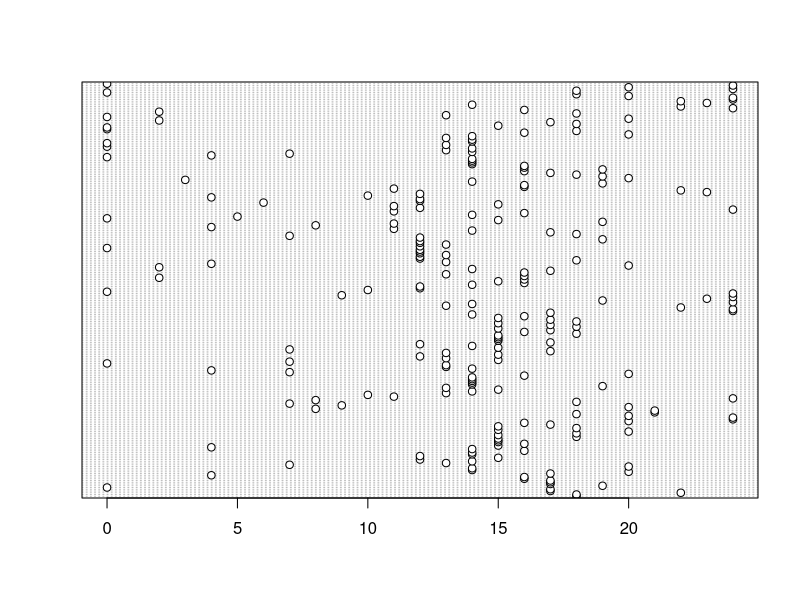
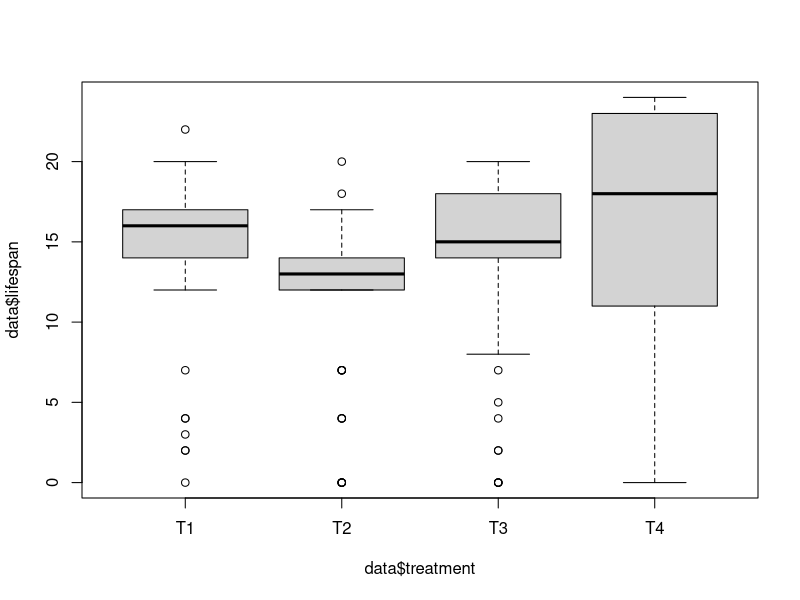
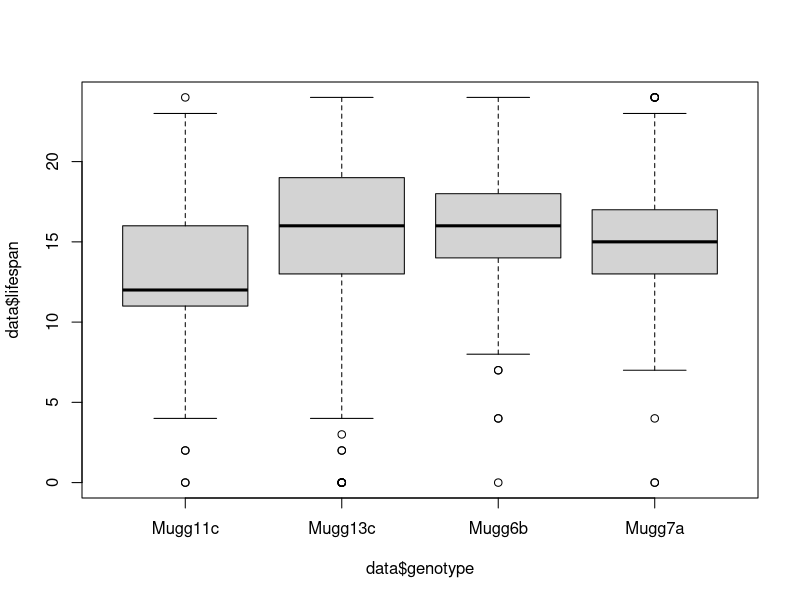
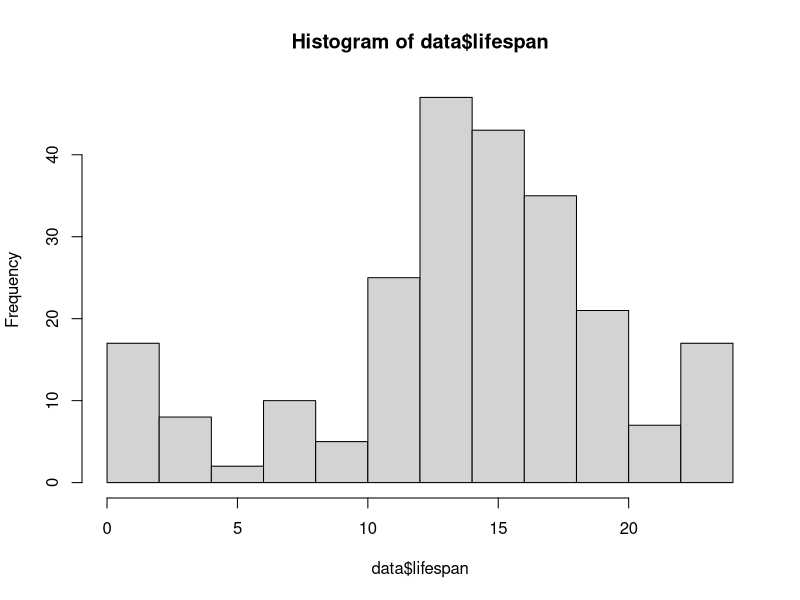
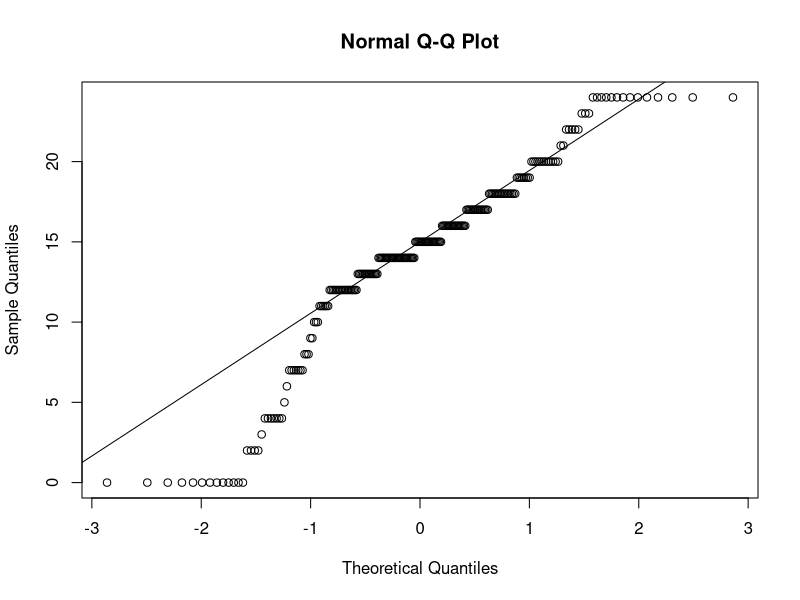
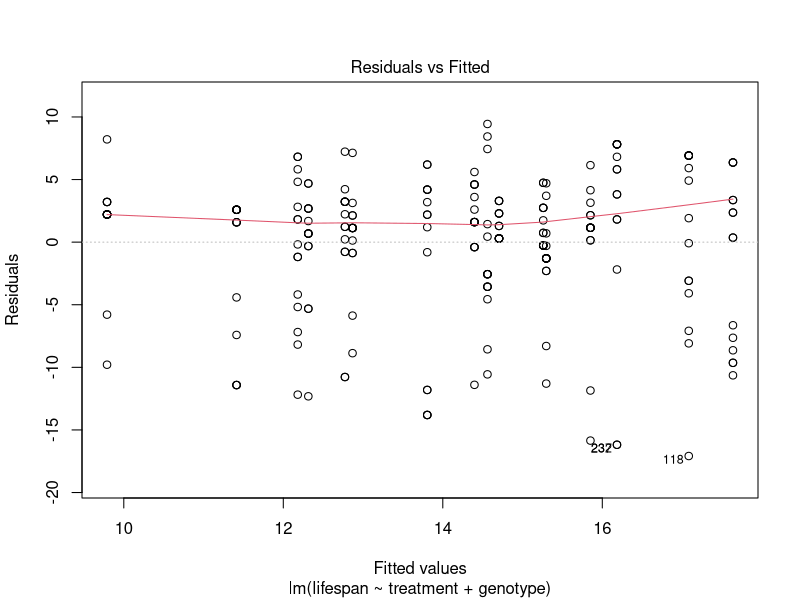
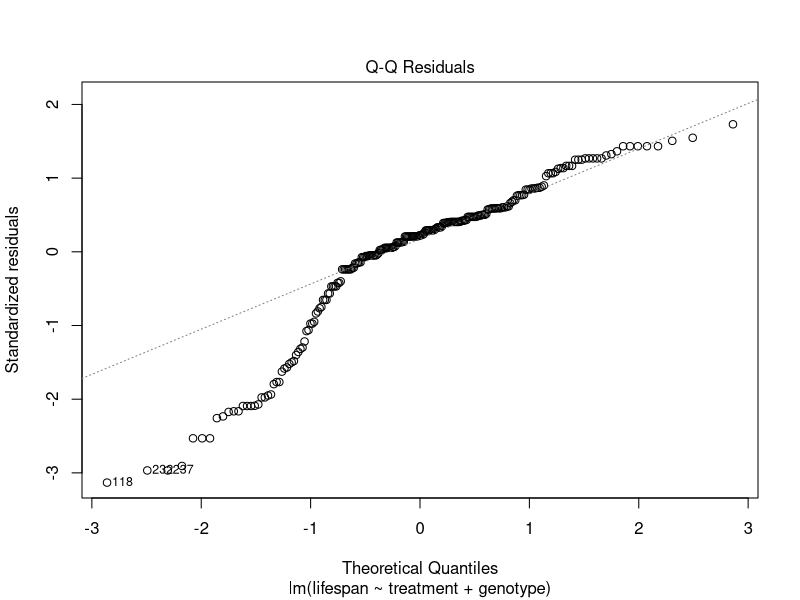
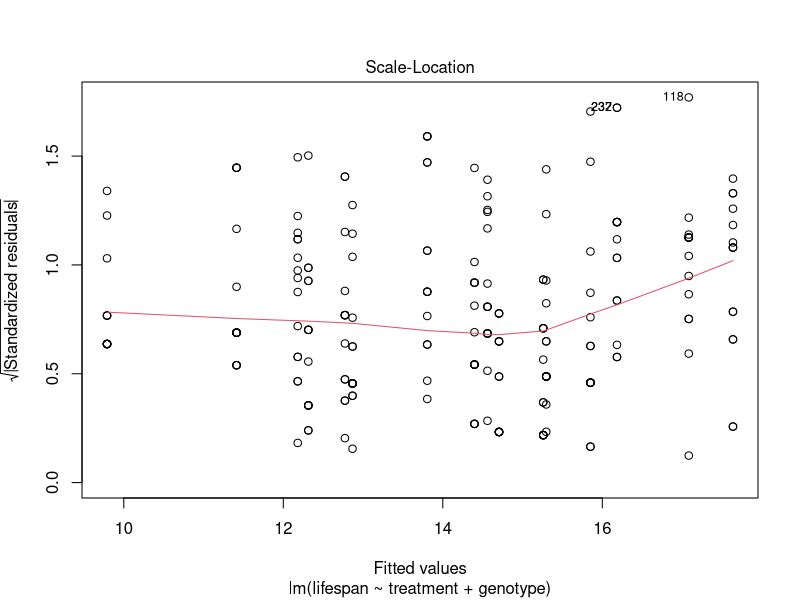

The R source for these figures, in order:
## ---- chunk 1
knitr::opts_chunk$set(echo = TRUE, tidy=TRUE, message = FALSE, warning = FALSE, fig.keep = "all", fig.show = "asis", fig.width = 7, fig.height = 5, fig.show="hold",fig.align="center")
## ---- chunk 2
setwd("C:/Users/Acer/Desktop/R tutorials")

data <- read.table("GrazingExp.csv",header=T,sep=',')

## ---- chunk 3
str(data)
## ---- chunk 4
data$treatment<-as.factor(data$treatment)

data$genotype<-as.factor(data$genotype)

data$replicate<-as.factor(data$replicate) 
## ---- chunk 5
head(data)
str(data)
## ---- chunk 6
dotchart(data$lifespan)
## ---- chunk 7
boxplot(data$lifespan ~ data$treatment)
boxplot(data$lifespan ~ data$genotype)
## ---- chunk 8
hist(data$lifespan)
## ---- chunk 9
qqnorm(data$lifespan)
qqline(data$lifespan)
## ---- chunk 10
ml1 <- lm(lifespan ~ treatment + genotype + treatment:genotype, data=data)

## ---- chunk 11
summary(ml1)
## ---- chunk 12
anova(ml1)
##Analysis of Deviance Table (Type II tests)

#Anova Table (Type II tests)

#Response: lifespan
#                    Df Sum Sq Mean Sq F value   Pr(>F)
#treatment            3  684.8 228.279  7.5869 7.488e-05 ***
#genotype             3  317.5 105.817  3.5169   0.01596 *  
#treatment:genotype   9  400.7  44.524  1.4798   0.15659    
#Residuals          221 6649.5  30.088  
## ---- chunk 13
library(car)

Anova(ml1, type="II")
#Analysis of Deviance Table (Type II tests)

#Anova Table (Type II tests)

#Response: lifespan
#                   Sum Sq  Df F value   Pr(>F)   
#treatment           691.9   3  7.6651 6.762e-05 ***
#genotype            317.5   3  3.5169   0.01596 *  
#treatment:genotype  400.7   9  1.4798   0.15659    
#Residuals          6649.5 221
## ---- chunk 14
Anova(ml1, type="III")
#Analysis of Deviance Table (Type III tests)

#Anova Table (Type III tests)

#Response: lifespan
#Sum Sq Df F value   Pr(>F)   
#(Intercept)        2444.6   1 81.2488 <2e-16 ***
#treatment            53.5   3  0.5925 0.6205    
#genotype             78.6   3  0.8709 0.4569    
#treatment:genotype  400.7   9  1.4798 0.1566    
#Residuals          6649.5 221
## ---- chunk 15
ml2 <- lm(lifespan ~ treatment + genotype, data=data)

summary(ml2)

Anova(ml2)
## ---- chunk 16
AIC(ml1, ml2)
## ---- chunk 17
#fitted vs residuals (homogeneity of variance)
plot(ml2)
## ---- chunk 18
#normality of the residuals
qqnorm(resid(ml2))
qqline(resid(ml2))
hist(resid(ml2))
## ---- chunk 19
graz1<-aov(lifespan ~ treatment, data=data)

tkt1<-TukeyHSD(graz1)

tkt1
## ---- chunk 20
graz2<-aov(lifespan ~ genotype, data=data)

tkt2<-TukeyHSD(graz2)

tkt2
## ---- chunk 21
graz3<-aov(lifespan ~ treatment + genotype, data=data)

tkt3<-TukeyHSD(graz3)

tkt3
## ---- chunk 22
library(Hmisc) #stat_summary()
library(ggplot2)


mean <- stat_summary(data=data, fun.data="mean_se", geom="point", position=position_dodge(width=0.3), pch=21, size=1.5)

errorbar <- stat_summary(data=data, fun.data="mean_se", geom="errorbar", width=0.3, position=position_dodge(width=0.3), colour="black")


## ---- chunk 23
ggplot(data=data, aes(x = data$treatment, y = data$lifespan)) + mean + errorbar
## ---- chunk 24
ggplot(data=data, aes(x = treatment, y = lifespan, fill=genotype, group=genotype)) + errorbar + mean + facet_grid(~genotype) + xlab("\nTreatment") + ylab("\nLifespan") + theme_bw() + theme(panel.grid.major = element_blank(), panel.grid.minor = element_blank()) + scale_fill_manual(values=c("white", "gray80", "gray40", "black")) + theme(legend.text = element_text(face = "italic"))

ggsave("plot_day2_lifespan.tiff", units="in", width=5, height=2, dpi=600, compression = 'lzw')
## ---- chunk 25
sub1<-subset(data, clutches>0)

sub2<-subset(data, clutches<3)

sub3<-subset(data, clutches==0)

sub4<-subset(data, clutches!=0)

sub5<-subset(data, treatment=="T2")

sub6<-subset(data, genotype=="Mugg11c" | genotype=="Mugg6b")

sub7<-subset(data, treatment=="T3" & genotype=="Mugg7a")
## ---- chunk 26
g1<-glm(data=data, death ~ treatment + genotype + treatment:genotype, family=binomial(link="logit"))

summary(g1)

anova(g1)
## ---- chunk 27
Anova(g1,type="II")
## ---- chunk 28
Anova(g1,type="III")
